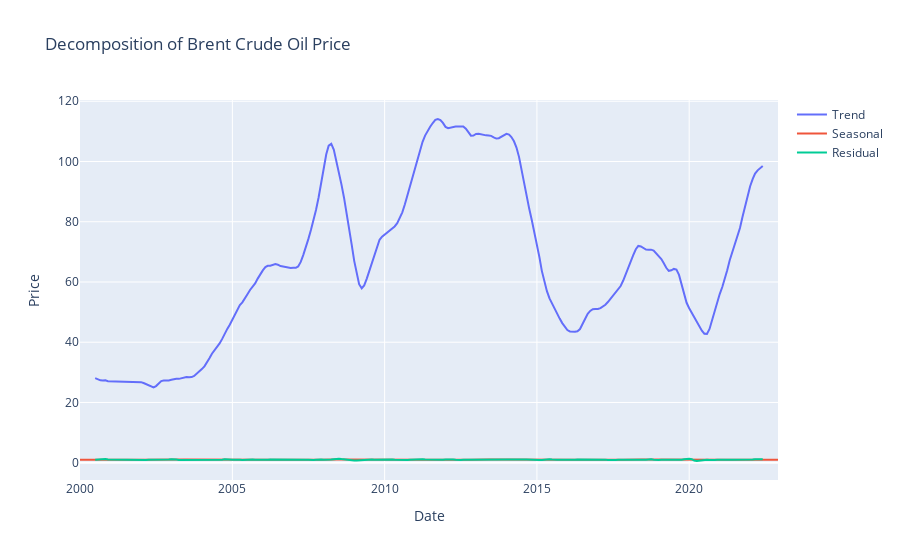

Notebook cell for this chart:
### Code cell
# DECOMPOSE THE TIME SERIES
from statsmodels.tsa.seasonal import seasonal_decompose
# Add a small constant value to the time series to avoid zero and negative values
df['Price'] = df['Price'] + 0.01
result = seasonal_decompose(df['Price'], model='multiplicative', period=12)

# Plot the decomposed time series with plotly
fig = go.Figure()
fig.add_trace(go.Scatter(x=df.index, y=result.trend, mode='lines', name='Trend'))
fig.add_trace(go.Scatter(x=df.index, y=result.seasonal, mode='lines', name='Seasonal'))
fig.add_trace(go.Scatter(x=df.index, y=result.resid, mode='lines', name='Residual'))
fig.update_layout(title='Decomposition of Brent Crude Oil Price', xaxis_title='Date', yaxis_title='Price')
fig.show()

### Figure 1 — Plotly figure (JSON) as saved in the notebook; plotly's stock layout.template omitted (floating-point values rounded to 4 significant figures; data arrays with more than 128 entries replaced by an {"elided": "..."} marker saying what was removed)
{"data": [{"mode": "lines", "name": "Trend", "type": "scatter", "x": {"elided": "264 str values"}, "y": {"elided": "264 float values"}}, {"mode": "lines", "name": "Seasonal", "type": "scatter", "x": {"elided": "264 str values"}, "y": {"elided": "264 float values"}}, {"mode": "lines", "name": "Residual", "type": "scatter", "x": {"elided": "264 str values"}, "y": {"elided": "264 float values"}}], "layout": {"title": {"text": "Decomposition of Brent Crude Oil Price"}, "xaxis": {"title": {"text": "Date"}}, "yaxis": {"title": {"text": "Price"}}}}
